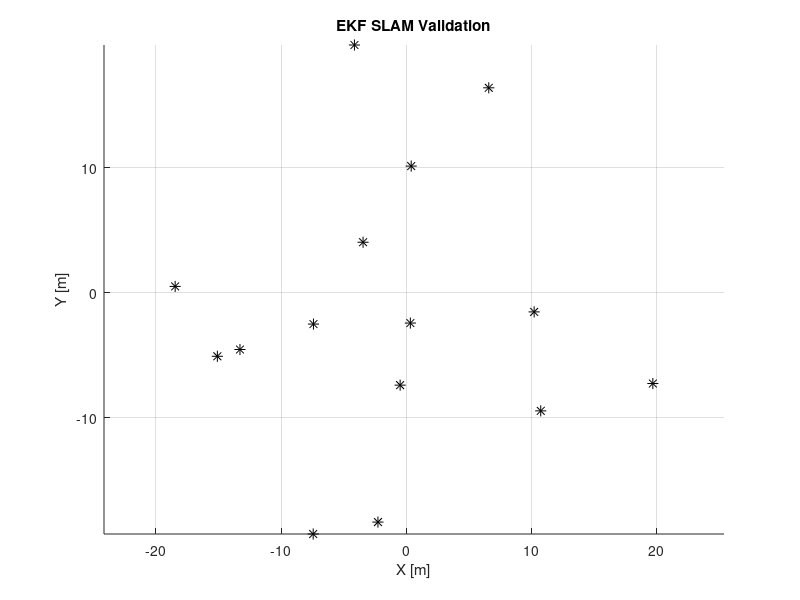

Write the MATLAB code that produced this figure. (Note: this script raises an error after producing the figure.)
clear; clc; close all;

%% 1. Simulation Setup
T_max = 20;           % Simulation duration [s]
dt = 0.1;             % Time step [s]
steps = T_max / dt;

% Ground Truth Landmark Map (Randomly scattered)
n_landmarks = 15;
map_size = 40;        % meters
GT_Landmarks = (rand(2, n_landmarks) - 0.5) * map_size;

% Sensor Parameters
max_range = 15;       % Max LiDAR range [m]
fov = deg2rad(120);   % Field of View [rad]

% Noise Parameters (Standard Deviations)
sigma_range = 0.1;    % Measurement noise [m]
sigma_bearing = 0.05; % Measurement noise [rad]
sigma_v = 0.5;        % Velocity noise [m/s]
sigma_yaw = 0.1;      % Yaw rate noise [rad/s]

% Matrices for SLAM
R_meas = diag([sigma_range^2, sigma_bearing^2]);
Q_process = diag([0.1, 0.1, 0.05]).^2;

%% 2. Initialization
% Ground Truth Robot State [x, y, theta]
pose_gt = [0; 0; 0]; 

% SLAM Inputs (Start empty)
x_est = []; 
P_est = []; 
landmark_ids = [];

% History for plotting
h_gt = [];
h_est = [];

figure(1); set(gcf, 'Color', 'w');
hold on; axis equal; grid on;
xlabel('X [m]'); ylabel('Y [m]'); title('EKF SLAM Validation');
% Plot GT Landmarks
plot(GT_Landmarks(1,:), GT_Landmarks(2,:), 'k*', 'MarkerSize', 8, 'DisplayName', 'True Landmarks');

%% 3. Simulation Loop
for k = 1:steps
    %% A. Move Robot (Ground Truth Kinematics)
    % Driving in a circle: const velocity, const yaw rate
    vx_gt = 5.0; 
    vy_gt = 0.0;
    yaw_rate_gt = 0.4; % rad/s
    
    % Update GT Pose
    c = cos(pose_gt(3)); s = sin(pose_gt(3));
    pose_gt(1) = pose_gt(1) + (vx_gt*c - vy_gt*s) * dt;
    pose_gt(2) = pose_gt(2) + (vx_gt*s + vy_gt*c) * dt;
    pose_gt(3) = pose_gt(3) + yaw_rate_gt * dt;
    
    %% B. Generate Noisy Sensor Data
    % 1. Noisy Odometry (Inputs to EKF)
    vx_noise = vx_gt + randn * sigma_v;
    vy_noise = vy_gt + randn * sigma_v;
    yaw_rate_noise = yaw_rate_gt + randn * sigma_yaw;
    
    % 2. Generate Noisy Measurements (z_list)
    z_list = [];
    
    % Check every landmark to see if it is visible
    for i = 1:n_landmarks
        dx = GT_Landmarks(1,i) - pose_gt(1);
        dy = GT_Landmarks(2,i) - pose_gt(2);
        
        range_true = sqrt(dx^2 + dy^2);
        bearing_true = atan2(dy, dx) - pose_gt(3);
        bearing_true = wrapToPi(bearing_true); % Normalize
        
        % Check Sensor Constraints
        if range_true < max_range && abs(bearing_true) < fov/2
            % Add Measurement Noise
            r_meas = range_true + randn * sigma_range;
            b_meas = bearing_true + randn * sigma_bearing;
            
            % Append to z_list
            z_list = [z_list, [r_meas; b_meas]];
        end
    end
    
    %% C. Run Your EKF SLAM
    % We assume mappingPhase = true for this test
    [x_est, P_est, landmark_ids, assoc] = ekf_slam(x_est, P_est, z_list, ...
                                                   R_meas, vx_noise, vy_noise, ...
                                                   yaw_rate_noise, dt, ...
                                                   Q_process, true, landmark_ids);
    
    %% D. Visualization
    h_gt(:,end+1) = pose_gt;
    h_est(:,end+1) = x_est(1:3);
    
    % Real-time Plotting (every 10 frames for speed)
    if mod(k, 10) == 0
        cla;
        % Re-plot static ground truth
        plot(GT_Landmarks(1,:), GT_Landmarks(2,:), 'g*', 'MarkerSize', 8); 
        hold on; grid on; axis equal;
        
        % Plot Paths
        plot(h_gt(1,:), h_gt(2,:), 'b--', 'LineWidth', 1.5); 
        plot(h_est(1,:), h_est(2,:), 'r-', 'LineWidth', 2);
        
        % Plot Estimated Landmarks
        if length(x_est) > 3
            lm_x = x_est(4:2:end);
            lm_y = x_est(5:2:end);
            plot(lm_x, lm_y, 'ro', 'MarkerSize', 8, 'LineWidth', 1.5);
            
            % Draw covariances (simple uncertainty radii)
            for m = 1:length(lm_x)
                idx = 3 + (m-1)*2 + 1;
                sigma_x = sqrt(P_est(idx, idx));
                viscircles([lm_x(m), lm_y(m)], sigma_x*2, 'Color', 'r', 'LineWidth', 0.5);
            end
        end
        
        legend('True Landmarks', 'True Path', 'SLAM Est', 'Est Landmarks');
        title(sprintf('Step %d/%d | Landmarks: %d', k, steps, (length(x_est)-3)/2));
        drawnow;
    end
end
